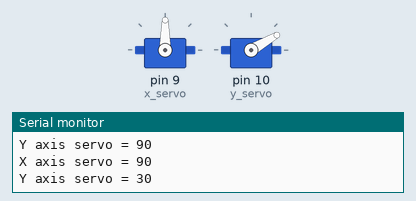
Recording of a sketch running on a simulated Arduino Uno, built with avr-gcc and run on an emulated ATmega328P. Shown: 2 × servo, the last lines printed to the serial monitor.

Above: at 5.05 s.
At 7.0 s:
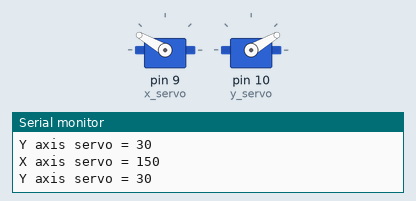
At 9.0 s:
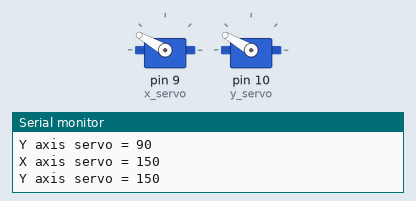
At 13.0 s:
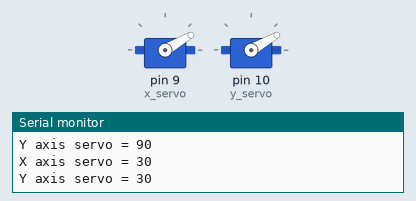
Timing chart, 0 to 15.4 s (numbered marks = the images above):
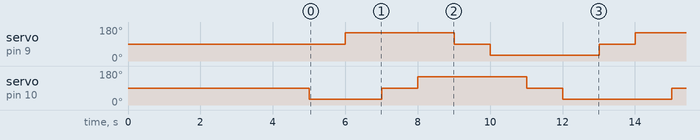

Measured:
- by itself, servo on pin 9 (x_servo): repeats every 8.0 s: 90° 1.0 s, 30° 3.0 s, 90° 1.0 s, 150° 3.0 s
- by itself, servo on pin 10 (y_servo): repeats every 8.0 s: 90° 1.0 s, 150° 3.0 s, 90° 1.0 s, 30° 3.0 s

The sketch:

bionic_robot_arm_1.ino
```cpp
#include <Servo.h>

Servo x_servo;
Servo y_servo;

int x_cord = 0; //-3 to 3
int y_cord = 0; //-3 to 3

int current_x_pos = 0;
int current_y_pos = 0;

void setup() {

  Serial.begin(38400);

  x_servo.attach(9);
  y_servo.attach(10);

  armController(0,0);
  delay(5000);

}

void loop() {
  armController(0,-4);
  delay(1000);
  armController(4,-4);
  delay(1000);
  armController(4,0);
  delay(1000);
  armController(4,4);
  delay(1000);
  armController(0,4);
  delay(1000);
  armController(-4,4);
  delay(1000);
  armController(-4,0);
  delay(1000);
  armController(-4,-4);
  delay(1000);
}

void armController(int x, int y) {
  current_x_pos = map(x, -4, 4, 30, 150);
  current_y_pos = map(y, -4, 4, 30, 150);
  Serial.print("X axis servo = ");
  Serial.println(current_x_pos);
  Serial.print("Y axis servo = ");
  Serial.println(current_y_pos);
  x_servo.write(current_x_pos);
  y_servo.write(current_y_pos);
}
```
